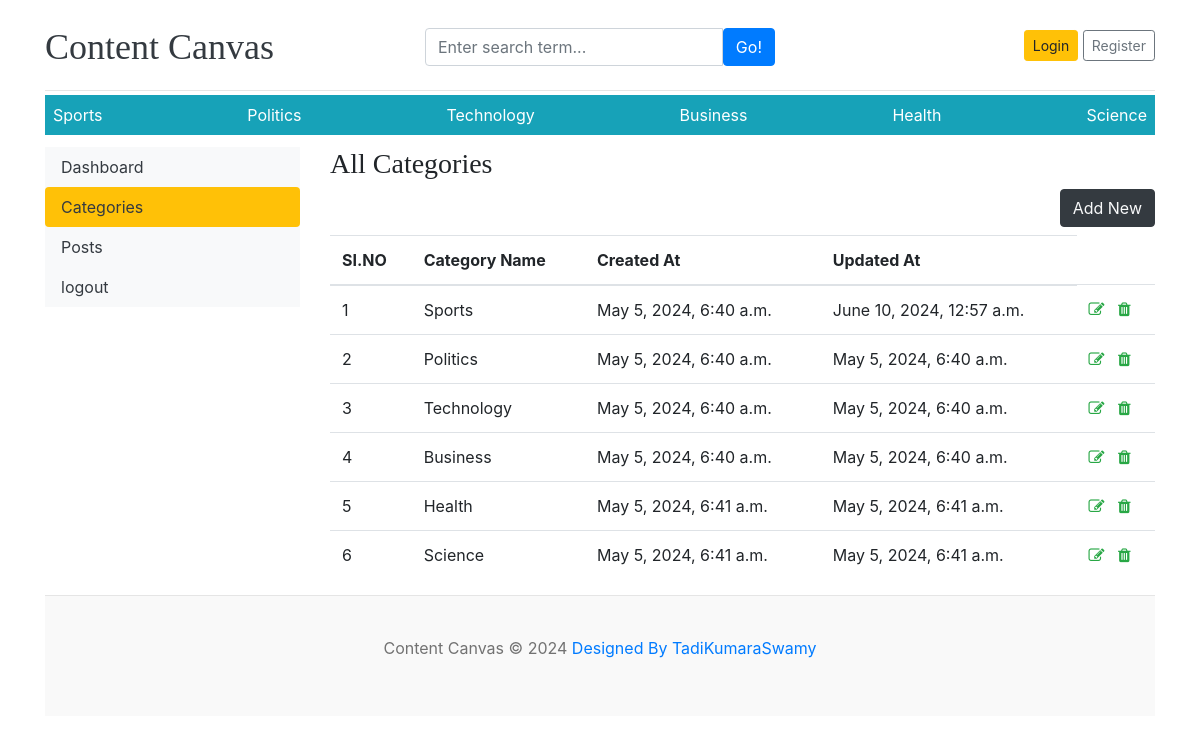
/dashboard/categories/, run on the app's committed database.
### blog/models.py (models this page shows)
class Category(models.Model):
    category_name=models.CharField(max_length=50,unique=True)
    created_at=models.DateTimeField(auto_now_add=True)
    updated_at=models.DateTimeField(auto_now=True)
    class Meta:
        verbose_name_plural='categories'
    def __str__(self):
        return self.category_name

### dashboards/views.py (the view)
# urls.py: path('categories/',views.categories,name='categories'),
def categories(request):
    return render(request,'dashboard/categories.html')

### blog/context_processors.py (called while the page is built)
def get_categories(request):
    categories=Category.objects.all()
    return dict(categories=categories)

def get_social_links(request):
    social_links=SocialLink.objects.all()
    return dict(social_links=social_links)

### templates/dashboard/categories.html (shortened to what this page needs)
{% extends 'base.html' %}
{% block content %}
<div class="row">
    {% include "dashboard/sidebar.html" %}
<div class="col-md-9">
    <h3>All Categories</h3>
    <a href="{% url 'add_category' %}" class="btn btn-dark text-light float-right mb-2">Add New</a>
    <table class="table table-hover">
    <thead>
    <tr>
    <th scope="col">SI.NO</th>
    <th scope="col">Category Name</th>
    <th scope="col">Created At</th>
    <th scope="col">Updated At</th>
    </tr>
    <tbody>
        {% for cat in categories %}
        <tr>
            <td>{{forloop.counter}}</td>
            <td>{{cat}}</td>
            <td>{{cat.created_at}}</td>
            <td>{{cat.updated_at}}</td>
            <td>
                <a href="{% url 'edit_category' cat.id %}"><i class="fa fa-edit text-success"></i></a>
                <a href="{% url 'delete_category' cat.id %}"><i class="fa fa-trash text-success"></i></a>
            </td>
        </tr>
        {% endfor %}
    </tbody>
    </thead>
    </table>
</div>
</div>
{% endblock %}

### templates/base.html (shortened to what this page needs)
{% load static %}
<!DOCTYPE html>
<html lang="en">
<head>
    <link href="https://getbootstrap.com/docs/4.0/dist/css/bootstrap.min.css" rel="stylesheet">
    <link href="{% static 'css/cc.css' %}" rel="stylesheet">
    <link rel="stylesheet" href="https://cdnjs.cloudflare.com/ajax/libs/font-awesome/4.7.0/css/font-awesome.css">
</head>
<body>
    <div class="container">
        <header class="blog-header py-3">
            <div class="row flex-nowrap justify-content-between align-items-center">
                <div class="col-4 pt-1">
                    <a class="blog-header-logo text-dark" href="/">Content Canvas</a>
                </div>
            <div class="col-4 pt-1">
                <form action="{% url 'search' %}" method="GET">
                    <div class="input-group">
                        <input class="form-control" type="text" value="{{keyword}}" placeholder="Enter search term..." aria-label="Enter search term..." aria-describedby="button-search" />
                        <button class="btn btn-primary" id="button-search" type="button">Go!</button>
                    </div>
                </form>
            </div>
            {% if not user.is_authenticated %}
                <div class="col-4 d-flex justify-content-end align-items-center">
                    <a class="btn btn-sm btn-warning" href="{% url 'login' %}">Login</a> &nbsp;
                    <a class="btn btn-sm btn-outline-secondary" href="{% url 'register' %}">Register</a>
                </div>
            {% else %}
            <span><a href="{% url 'dashboard' %}">Dashboard</a> </span>
            <span><a href="{% url 'logout' %}"> Logout</a></span>
            {% endif %}
            </div>
        </header>
        <div class="nav-scroller py-1 mb-2">
            <nav class="nav d-flex justify-content-between bg-info">
                {% for cat in categories %}
                <a class="p-2 text-white" href="{% url 'posts_by_category' cat.id %}">{{cat.category_name}}</a>
                {% endfor %}
            </nav>
        </div>
{% block content %}
{% endblock %}
        <footer class="blog-footer">
            <p>Content Canvas &copy; <span id="year"></span> <a href="#">Designed By TadiKumaraSwamy</a></p>
        </footer>
    </div>
</body>
</html>

### contentcanvas/static/css/cc.css (style rules this page uses)
.blog-header { border-bottom: 1px solid #e5e5e5; }
.blog-header-logo { font-family: "Playfair Display", Georgia, "Times New Roman", serif; font-size: 2.25rem; }
h1, h2, h3, h4, h5, h6 { font-family: "Playfair Display", Georgia, "Times New Roman", serif; }
.blog-footer { padding: 2.5rem 0; color: #727272; text-align: center; background-color: #f9f9f9; border-top: .05rem solid #e5e5e5; }

### data on the page
Category: category_name "Sports", created_at "May 5, 2024, 6:40 a.m.", updated_at "June 10, 2024, 12:57 a.m."
Category: category_name "Politics", created_at "May 5, 2024, 6:40 a.m.", updated_at "May 5, 2024, 6:40 a.m."
Category: category_name "Technology", created_at "May 5, 2024, 6:40 a.m.", updated_at "May 5, 2024, 6:40 a.m."
Category: category_name "Business", created_at "May 5, 2024, 6:40 a.m.", updated_at "May 5, 2024, 6:40 a.m."
Category: category_name "Health", created_at "May 5, 2024, 6:41 a.m.", updated_at "May 5, 2024, 6:41 a.m."
Category: category_name "Science", created_at "May 5, 2024, 6:41 a.m.", updated_at "May 5, 2024, 6:41 a.m."
